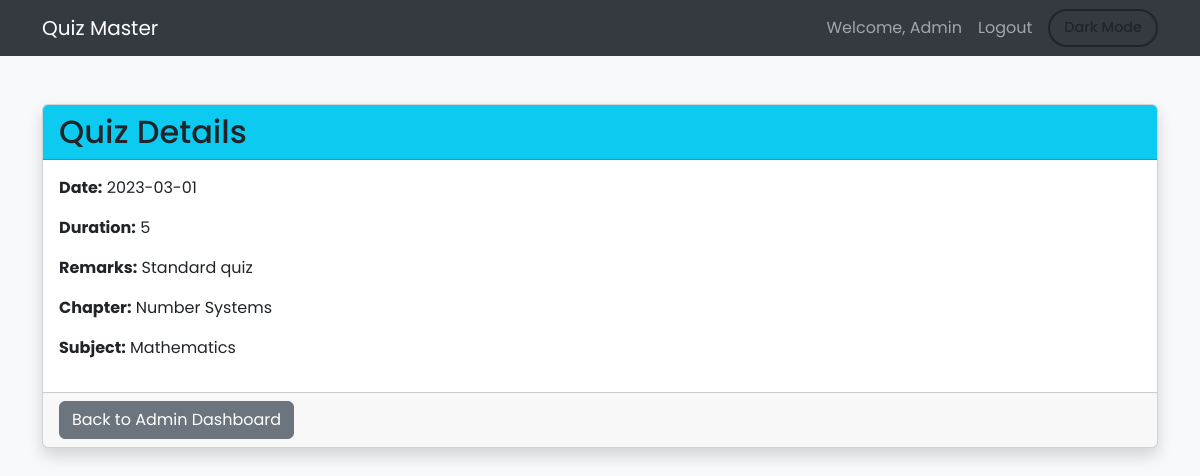
The page /view_quiz/1 on the database its author committed.
### app.py (models this page shows)
class Quiz(db.Model):
    id = db.Column(db.Integer, primary_key=True)
    chapter_id = db.Column(db.Integer, db.ForeignKey('chapter.id'), nullable=False)
    date_of_quiz = db.Column(db.Date, nullable=False)
    time_duration = db.Column(db.String(10), nullable=False)
    remarks = db.Column(db.Text, nullable=True)

class Chapter(db.Model):
    id = db.Column(db.Integer, primary_key=True)
    subject_id = db.Column(db.Integer, db.ForeignKey('subject.id'), nullable=False)
    name = db.Column(db.String(100), nullable=False)
    description = db.Column(db.Text, nullable=True)

class Subject(db.Model):
    id = db.Column(db.Integer, primary_key=True)
    name = db.Column(db.String(100), nullable=False)
    description = db.Column(db.Text, nullable=True)

### app.py (the view)
@app.route('/view_quiz/<int:quiz_id>')
def view_quiz(quiz_id):
    quiz = Quiz.query.get_or_404(quiz_id)
    chapter = Chapter.query.get(quiz.chapter_id)
    subject = Subject.query.get(chapter.subject_id)
    return render_template('view/view_quiz.html', quiz=quiz, chapter=chapter, subject=subject)

### templates/view/view_quiz.html (shortened to what this page needs)
<!DOCTYPE html>
<html lang="en" class="light-theme">
<head>
  <link href="https://cdn.jsdelivr.net/npm/bootstrap@5.3.0/dist/css/bootstrap.min.css" rel="stylesheet" />
</head>
<body>
  <nav class="navbar navbar-expand-lg navbar-dark">
    <div class="container">
      <a class="navbar-brand" href="/">Quiz Master</a>
      <div class="collapse navbar-collapse">
        <ul class="navbar-nav ms-auto align-items-center">
          <li class="nav-item"><a class="nav-link">Welcome, Admin</a></li>
          <li class="nav-item"><a class="nav-link" href="/logout">Logout</a></li>
          <li class="nav-item ms-2">
            <button id="theme-toggle" class="btn btn-theme-toggle">Dark Mode</button>
          </li>
        </ul>
      </div>
    </div>
  </nav>
  <div class="container mt-5">
    <div class="card shadow">
      <div class="card-header bg-info text-white">
        <h2 class="mb-0">Quiz Details</h2>
      </div>
      <div class="card-body">
        <p><strong>Date:</strong> {{ quiz.date_of_quiz }}</p>
        <p><strong>Duration:</strong> {{ quiz.time_duration }}</p>
        <p><strong>Remarks:</strong> {{ quiz.remarks or 'N/A' }}</p>
        <p><strong>Chapter:</strong> {{ chapter.name }}</p>
        <p><strong>Subject:</strong> {{ subject.name }}</p>
      </div>
      <div class="card-footer">
        <a href="/admin_dashboard" class="btn btn-secondary">Back to Admin Dashboard</a>
      </div>
    </div>
  </div>
</body>
</html>

### templates/view/view_quiz.html (style rules this page uses)
:root { --bg-color: #f8f9fa; --text-color: #212529; --card-bg: #ffffff; --navbar-bg: #343a40; --input-bg: rgba(255, 255, 255, 0.6); --input-text: #262b30; --box-shadow: 0 4px 12px rgba(0, 0, 0, 0.08); }
body { background-color: var(--bg-color); color: var(--text-color); transition: background-color 0.4s ease, color 0.4s ease; font-family: 'Poppins', sans-serif; }
.navbar { background-color: var(--navbar-bg) !important; transition: background-color 0.3s ease; }
h2 { color: var(--text-color); }
.btn-theme-toggle { display: flex; align-items: center; gap: 0.4rem; border: 2px solid var(--text-color); color: var(--text-color); background-color: transparent; border-radius: 999px; padding: 6px 14px; font-size: 0.9rem; font-weight: 500; transition: background-color 0.3s ease, color 0.3s ease, border-color 0.3s ease; }
.card { background-color: var(--card-bg); color: var(--text-color); box-shadow: var(--box-shadow); transition: background-color 0.4s ease, color 0.4s ease; }

### rows shown on the page
Quiz: date_of_quiz "2023-03-01", time_duration "5", remarks "Standard quiz"
Chapter: name "Number Systems"
Subject: name "Mathematics"
